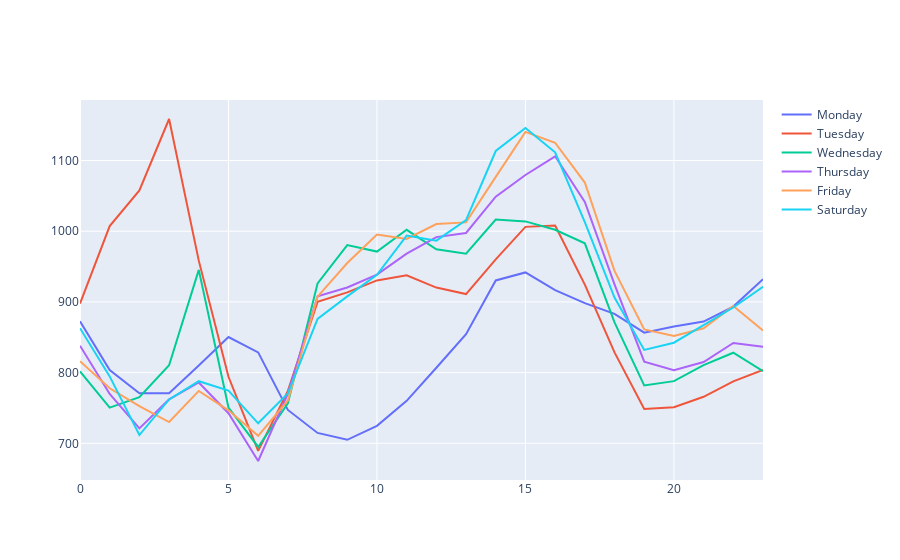

Source (notebook cell):
### Code cell
# 4.3 The average trip duration
# year 2015
df_trip_duration_2015 = df_2015\
                            .withColumn("trip_duration",col('tpep_dropoff_datetime').cast('long')-col('tpep_pickup_datetime').cast('long'))\
                            .groupBy(col('week_day_number'),col('hour'))\
                            .agg(fn.round(fn.avg(col('trip_duration')),2).alias('avg_trip_duration')).orderBy(df_2015.hour.asc())
fig1_trip_duration = plot_time_serie(df_trip_duration_2015,"avg_trip_duration")
fig1_trip_duration

### Figure 1 — Plotly figure (JSON) as saved in the notebook; plotly's stock layout.template omitted (floating-point values rounded to 4 significant figures)
{"data": [{"name": "Monday", "type": "scatter", "x": [0, 1, 2, 3, 4, 5, 6, 7, 8, 9, 10, 11, 12, 13, 14, 15, 16, 17, 18, 19, 20, 21, 22, 23], "y": [872.6, 803.6, 770.9, 770.9, 810.1, 850.4, 828.6, 747.2, 714.6, 704.9, 724.7, 760.0, 806.8, 854.3, 930.4, 941.7, 916.6, 898.4, 883.1, 856.5, 865.1, 872.2, 893.4, 932.1]}, {"name": "Tuesday", "type": "scatter", "x": [0, 1, 2, 3, 4, 5, 6, 7, 8, 9, 10, 11, 12, 13, 14, 15, 16, 17, 18, 19, 20, 21, 22, 23], "y": [897.7, 1007.0, 1058.0, 1159.0, 958.4, 794.1, 689.3, 774.2, 900.1, 913.5, 930.4, 937.8, 920.3, 911.1, 960.1, 1006.0, 1008.0, 924.5, 828.5, 748.6, 751.0, 765.8, 787.5, 803.8]}, {"name": "Wednesday", "type": "scatter", "x": [0, 1, 2, 3, 4, 5, 6, 7, 8, 9, 10, 11, 12, 13, 14, 15, 16, 17, 18, 19, 20, 21, 22, 23], "y": [801.8, 750.5, 765.2, 810.4, 945.3, 750.6, 694.9, 756.6, 926.0, 980.5, 971.2, 1002.0, 974.5, 968.1, 1017.0, 1014.0, 1002.0, 982.9, 871, 781.9, 787.9, 810.6, 828.1, 802.2]}, {"name": "Thursday", "type": "scatter", "x": [0, 1, 2, 3, 4, 5, 6, 7, 8, 9, 10, 11, 12, 13, 14, 15, 16, 17, 18, 19, 20, 21, 22, 23], "y": [838.1, 769.8, 721.1, 762.1, 786.0, 742.5, 675.0, 770.2, 907.9, 920.5, 938.6, 968.3, 991.7, 997.5, 1049.0, 1080.0, 1106.0, 1041.0, 924.8, 815.4, 803.4, 815.0, 841.9, 836.6]}, {"name": "Friday", "type": "scatter", "x": [0, 1, 2, 3, 4, 5, 6, 7, 8, 9, 10, 11, 12, 13, 14, 15, 16, 17, 18, 19, 20, 21, 22, 23], "y": [816.1, 777.9, 752.5, 730.0, 774.1, 746.7, 710.5, 760.5, 907.5, 955.0, 995.2, 989.2, 1010.0, 1013.0, 1077.0, 1141.0, 1125.0, 1069.0, 944.0, 861.2, 851.7, 862.8, 894.3, 859.6]}, {"name": "Saturday ", "type": "scatter", "x": [0, 1, 2, 3, 4, 5, 6, 7, 8, 9, 10, 11, 12, 13, 14, 15, 16, 17, 18, 19, 20, 21, 22, 23], "y": [862.9, 794.6, 711.7, 762.0, 787.8, 774.5, 728.3, 770.7, 876.0, 907.9, 938.5, 993.9, 986.6, 1016.0, 1114.0, 1146.0, 1112.0, 1013.0, 906.2, 832.0, 842.3, 867.6, 892.1, 921.3]}], "layout": {}}
